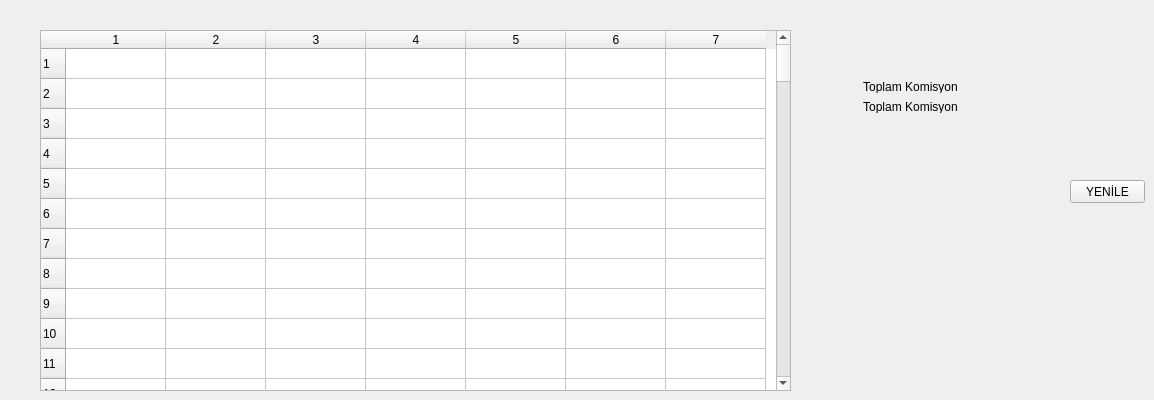
    <widget class="QWidget" name="tab_2">
     <attribute name="title">
      <string>Tab 2</string>
     </attribute>
     <widget class="QTableWidget" name="tblwGenel_Ozet">
      <property name="geometry">
       <rect>
        <x>40</x>
        <y>30</y>
        <width>751</width>
        <height>361</height>
       </rect>
      </property>
      <property name="rowCount">
       <number>100</number>
      </property>
      <property name="columnCount">
       <number>7</number>
      </property>
      <row/>
      <row/>
      <row/>
      <row/>
      <row/>
      <row/>
      <row/>
      <row/>
      <row/>
      <row/>
      <row/>
      <row/>
      <row/>
      <row/>
      <row/>
      <row/>
      <row/>
      <row/>
      <row/>
      <row/>
      <row/>
      <row/>
      <row/>
      <row/>
      <row/>
      <row/>
      <row/>
      <row/>
      <row/>
      <row/>
      <row/>
      <row/>
      <row/>
      <row/>
      <row/>
      <row/>
      <row/>
      <row/>
      <row/>
      <row/>
      <row/>
      <row/>
      <row/>
      <row/>
      <row/>
      <row/>
      <row/>
      <row/>
      <row/>
      <row/>
      <row/>
      <row/>
      <row/>
      <row/>
      <row/>
      <row/>
      <row/>
      <row/>
      <row/>
      <row/>
      <row/>
      <row/>
      <row/>
      <row/>
      <row/>
      <row/>
      <row/>
      <row/>
      <row/>
      <row/>
      <row/>
      <row/>
      <row/>
      <row/>
      <row/>
      <row/>
      <row/>
      <row/>
      <row/>
      <row/>
      <row/>
      <row/>
      <row/>
      <row/>
      <row/>
      <row/>
      <row/>
      <row/>
      <row/>
      <row/>
      <row/>
      <row/>
      <row/>
      <row/>
      <row/>
      <row/>
      <row/>
      <row/>
      <row/>
      <row/>
      <column/>
      <column/>
      <column/>
      <column/>
      <column/>
      <column/>
      <column/>
     </widget>
     <widget class="QLabel" name="label_30">
      <property name="geometry">
       <rect>
        <x>860</x>
        <y>80</y>
        <width>133</width>
        <height>13</height>
       </rect>
      </property>
      <property name="text">
       <string> Toplam Komisyon</string>
      </property>
     </widget>
     <widget class="QLabel" name="lblKomisyontoplam_GenelOzet">
      <property name="geometry">
       <rect>
        <x>860</x>
        <y>100</y>
        <width>133</width>
        <height>13</height>
       </rect>
      </property>
      <property name="text">
       <string> Toplam Komisyon</string>
      </property>
     </widget>
     <widget class="QPushButton" name="btn_GenelYenile_2">
      <property name="geometry">
       <rect>
        <x>1070</x>
        <y>180</y>
        <width>75</width>
        <height>23</height>
       </rect>
      </property>
      <property name="text">
       <string>YENİLE</string>
      </property>
     </widget>
    </widget>
